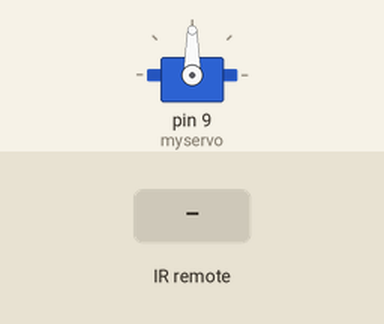
Recording of a sketch running on a simulated Arduino Uno, built with avr-gcc and run on an emulated ATmega328P. Parts: servo. The inputs (shaded band) are chosen by the test bench.

Above: at 1.2 s.
1.3 s: infrared code 0x1FE48B7 received
At 2.5 s:
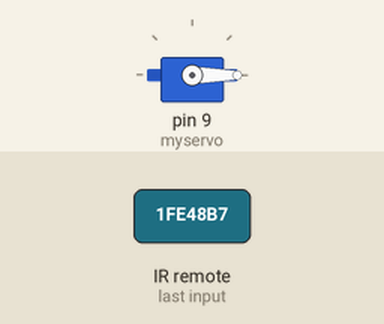
2.8 s: infrared code 0x1FE58A7 received
At 4.0 s:
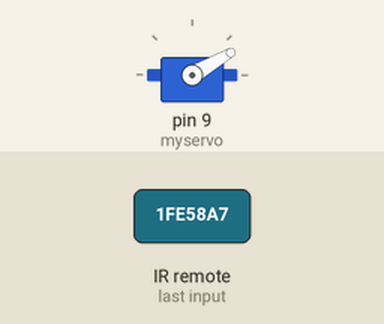
Timing chart, 0 to 5.8 s (numbered marks = the images above; inputs shaded):
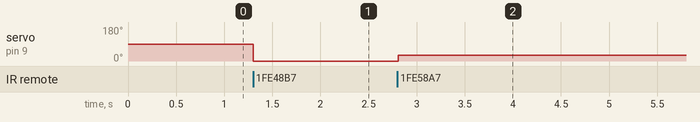

Measured:
- after the input at 1.3 s, servo on pin 9 (myservo): 90° → 0° at once
- after the input at 2.8 s, servo on pin 9 (myservo): 0° → 30° at once

The sketch:

IRremote_Servo_Control.ino
```cpp
#include <IRremote.h>
#include <Servo.h>

int IRpin = 11;  // pin for the IR sensor

IRrecv irrecv(IRpin);
decode_results results;
Servo myservo;


void setup()
{
  Serial.begin(9600);
  irrecv.enableIRIn(); // Start the receiver
  myservo.attach(9);  // attaches the servo on pin 9 to the servo object


}

void loop()
{

  if (irrecv.decode(&results))
    {

      irrecv.resume();   // Receive the next value
    }

   if (results.value == 33441975)  // change according to your IR remote button number
     {
       myservo.write(0);
       delay(15);
     }
     if (results.value == 33446055)  // change according  to your IR remote button number
     {
       myservo.write(30);
     delay(15);
     }

}
```
